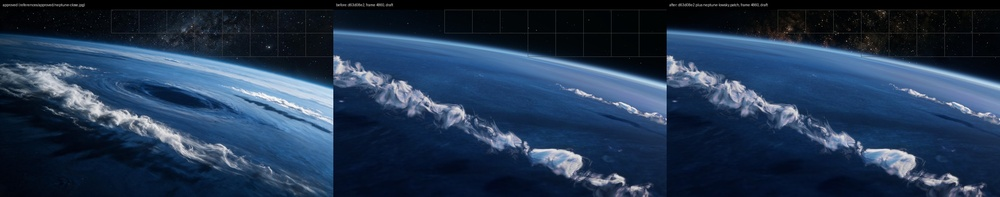
#> input picture assets-src/flightsky/neptune-4860-lowsky.jpg, 1000 x 197 px, shrunk from 2880 x 568 before the run
$ python texcount.py ../flightsky/neptune-4860-lowsky.jpg
#> lines starting #> are read from the running program, lines starting #| are printed output that depends on the picture; after the words box and inside, x2 and y2 are one past the last pixel; in counts of white or black regions, pixels touching at a corner belong together
import sys
import numpy as np
import cv2

for path in sys.argv[1:]:
    im = cv2.imread(path, cv2.IMREAD_UNCHANGED)
#> im is the input picture: shape (197, 1000, 3); mean B, G, R 80.8, 55.1, 35.5
    r = im[..., 2].astype(np.float32)
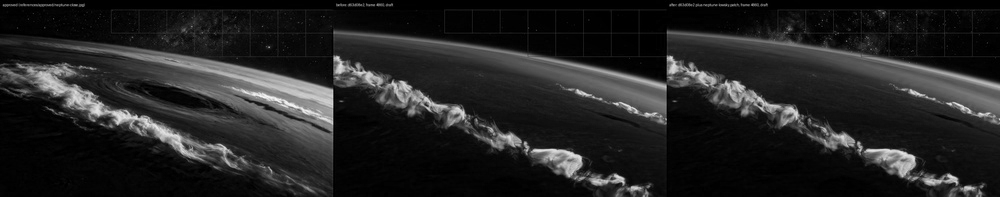
#> r: shape (197, 1000) float32; min 0, max 249, mean 35.5
    g = im[..., 1]
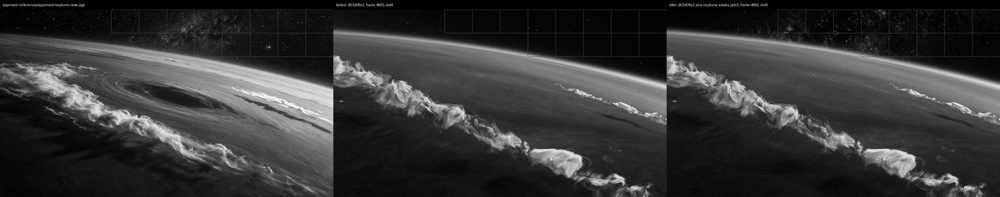
#> g: shape (197, 1000); min 0, max 255, mean 55.1
    counted = g > 127.5
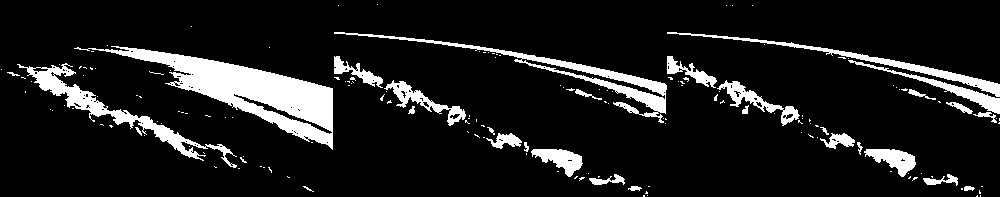
#> counted: shape (197, 1000) bool; 11.3% white; 166 white regions (137 under 20 px), largest, box (x1, y1, x2, y2) and area: (74, 46, 333, 150) 7658, (334, 32, 667, 123) 2839, (17, 63, 237, 168) 2764
    n = int(counted.sum())
#> n = 22317
    soft = int((counted & (r < 127.5)).sum())
#> soft = 10135
    t = r[counted] / 255 * 2
    print(path.split('/')[-1], 'counted', n, 'soft', soft, 'fraction %.4f' % (soft / max(n, 1)), 'mean %.2f' % (t.mean() if n else 0), 'min %.2f' % (t.min() if n else 0))
#| neptune-4860-lowsky.jpg counted 22317 soft 10135 fraction 0.4541 mean 1.08 min 0.49

$ run again, on assets-src/flightsky/mercury-615-pits.png
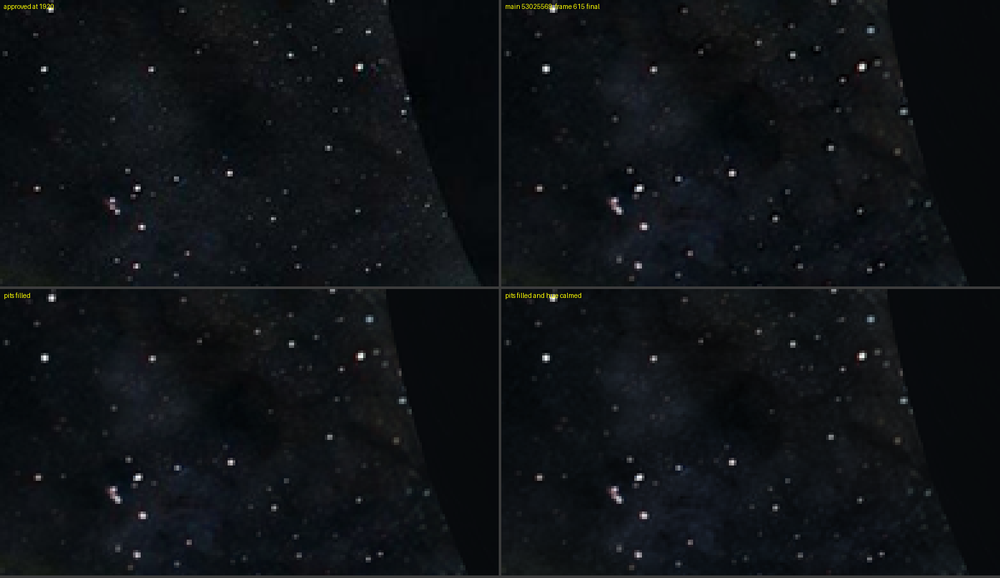
#> input picture assets-src/flightsky/mercury-615-pits.png, 1000 x 578 px, shrunk from 1564 x 904 before the run
#> im is the input picture: shape (578, 1000, 3); mean B, G, R 21.9, 18.6, 15.3
#> `counted = g > 127.5`:
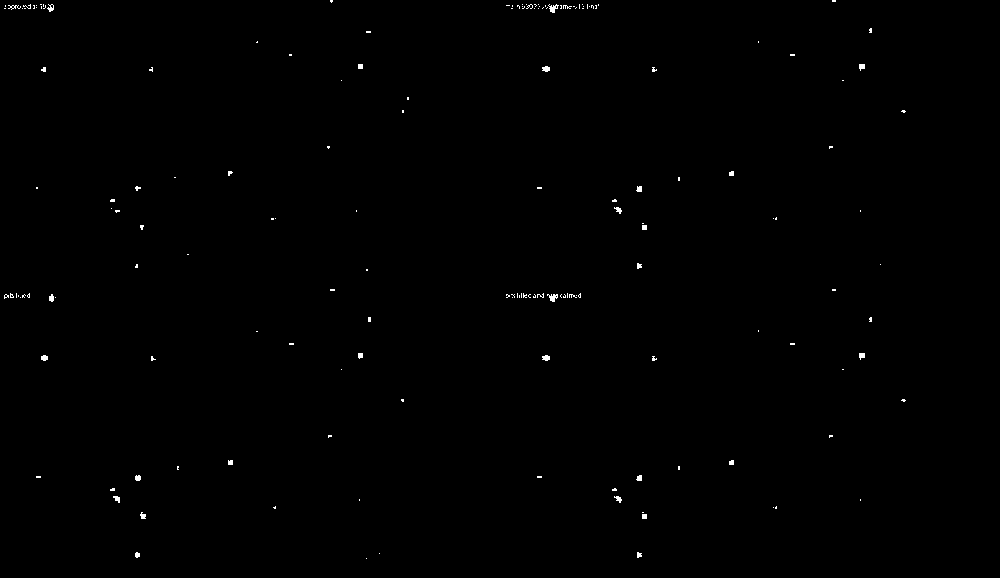
#> counted: shape (578, 1000) bool; 0.28% white in thin lines or dots, all inside (x1, y1, x2, y2) = (4, 0, 906, 559)
#> n = 1643
#> soft = 81
#> t = 1643 values, max 2 at index 201, min 0.902 at index 279, mean 1.3
#| mercury-615-pits.png counted 1643 soft 81 fraction 0.0493 mean 1.30 min 0.90
